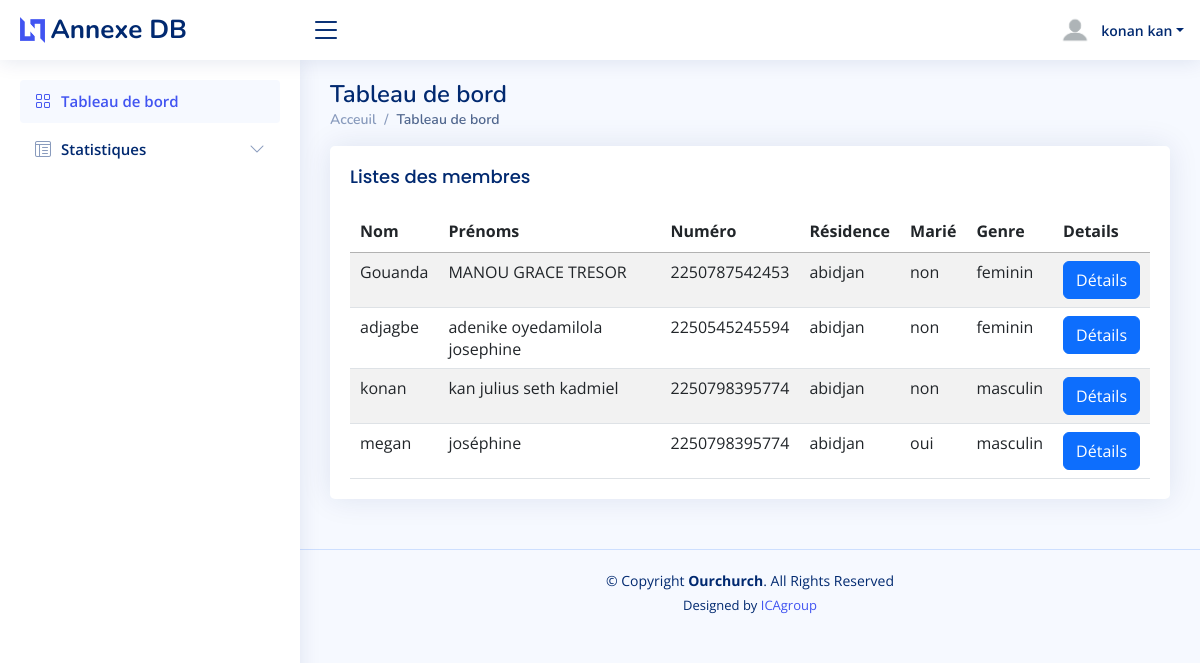
Page /comptes/index (signed in) on the earlier database version.
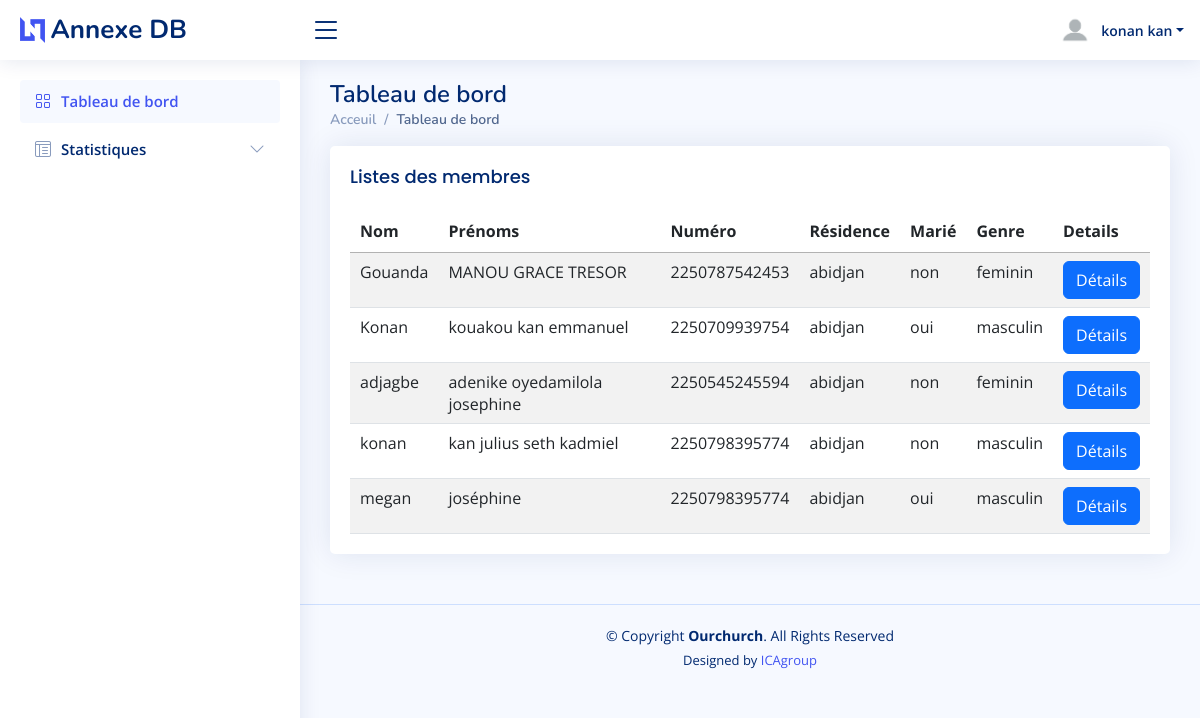
Same page on the later database version.
### formulaires/models.py (models this page shows, shortened)
class Person(models.Model):
    villes = [
        ("Abengourou", "Abengourou"),
        ("Abidjan", "Abidjan"),
        ("Aboisso", "Aboisso"),
        ("Adzopé", "Adzopé"),
        ("Agboville", "Agboville"),
        ("Akoupé", "Akoupé"),
        ("Anyama", "Anyama"),
        ("Bingerville", "Bingerville"),
        ("Bondoukou", "Bondoukou"),
        ("Bouaflé", "Bouaflé"),
        ("Bouaké", "Bouaké"),
        ("Boundiali", "Boundiali"),
        ("Dabou", "Dabou"),
        ("Daloa", "Daloa"),
        ("Daoukro", "Daoukro"),
        ("Dimbokro", "Dimbokro"),
        ("Divo", "Divo"),
        ("Ferkessédougou", "Ferkessédougou"),
        ("Gagnoa", "Gagnoa"),
        ("Grand-Bassam", "Grand-Bassam"),
        ("Guiglo", "Guiglo"),
        ("Issia", "Issia"),
        ("Katiola", "Katiola"),
        ("Korhogo", "Korhogo"),
        ("Lakota", "Lakota"),
        ("Man", "Man"),
        ("Odienné", "Odienné"),
        ("San-Pédro", "San-Pédro"),
        ("Sassandra", "Sassandra"),
        ("Séguéla", "Séguéla"),
        ("Soubré", "Soubré"),
        ("Tiassalé", "Tiassalé"),
        ("Toumodi", "Toumodi"),
        ("Yamoussoukro", "Yamoussoukro"),
        ("Zuénoula", "Zuénoula")
    ]
    communes = [
        ('abobo', 'Abobo'),
        ('adjame', 'Adjamé'),
        ('anyama', 'Anyama'),
        ('attecoube', 'Attécoubé'),
        ('bingerville', 'Bingerville'),
        ('cocody', 'Cocody'),
        ('koumassi', 'Koumassi'),
        ('marcory', 'Marcory'),
        ('plateau', 'Plateau'),
        ('port-bouet', 'Port-Bouët'),
        ('treichville', 'Treichville'),
        ('yopougon', 'Yopougon'),
    ]
    name = models.CharField(max_length=100)
    prenoms = models.CharField(max_length=100)
    email = models.EmailField(max_length=80)
    numero = models.CharField(max_length=14)
    date = models.DateField(null=True, default=None)
    location = models.CharField(max_length=100, blank=True, choices=villes)
    commune = models.CharField(max_length=100, blank=True, choices=communes)
    status = models.CharField(max_length=100)
    genre = models.CharField(max_length=10)

### comptes/views.py (the view)
# urls.py: path('index',views.index, name='index'),
def index(request):
    if not request.user.is_authenticated:
        return redirect('connexion')
    membres = Person.objects.all().order_by('name')
    context={
        'membres': membres
    }
    return render(request, 'pages/index.html', context)

### comptes/templates/pages/index.html (shortened to what this page needs)
{% load static %}
<header>
{% include 'main/header/header.html' %}
{% include 'main/menu/menu.html' %}
</header>
<body>
    <main id="main" class="main">
        <div class="pagetitle">
            <h1>Tableau de bord</h1>
            <nav>
              <ol class="breadcrumb">
                <li class="breadcrumb-item"><a href="{% url 'index' %}">Acceuil</a></li>
                <li class="breadcrumb-item active">Tableau de bord</li>
              </ol>
            </nav>
          </div>
            <section class="section">
              <div class="row">
                <div class="col-12">
                  <div class="card">
                    <div class="card-body col-12">
                      <h5 class="card-title">Listes des membres</h5>
                  <table class="table datatable table-striped">
                    <thead>
                            <tr>
                              <th scope="col">Nom</th>
                              <th scope="col">Prénoms</th>
                              <th scope="col">Numéro</th>
                              <th scope="col">Résidence</th>
                              <th scope="col">Marié</th>
                              <th scope="col">Genre</th>
                              <th scope="col">Details</th>
                            </tr>
                          </thead>
                          <tbody>
                            {% for membre in membres  %}
                            <tr>
                              <td>{{membre.name}} </td>
                              <td>{{membre.prenoms}}</td>
                              <td>{{membre.numero}}</td>
                              <td>{{membre.location}}</td>
                              <td>{{membre.status}}</td>
                              <td>{{membre.genre}}</td>
                              <td><a class="white"href="{% url 'details' membre.id %}"><button type="submit" class="btn btn-primary">Détails</button></a></td>
                            </tr>
                            {% endfor %}
                          </tbody>
                  </table>
                </div>
              </div>
            </div>
          </div>
        </section>
    </main>
<footer>
    {% include 'main/footer/footer.html' %}
</footer>
</body>

Differences in the rows shown:
added Person: name "Konan", prenoms "kouakou kan emmanuel", numero "2250709939754", location "abidjan", status "oui", genre "masculin"
